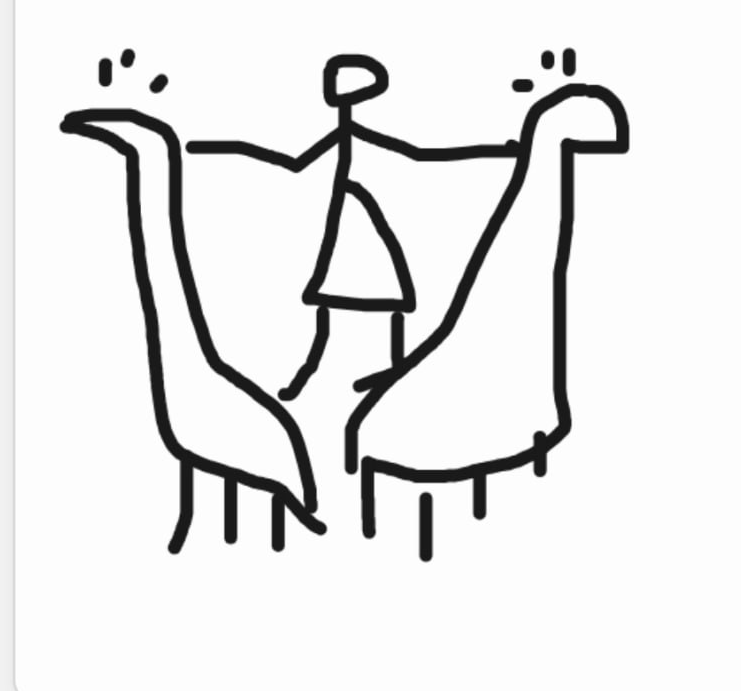
#> input picture hiero_data/abstraction-probe/A39/A39_abstracted.png, 741 x 691 px
$ python -i skeleton_simplify.py   (imports and definitions only)
#> lines starting #> are read from the running program, lines starting #| are printed output that depends on the picture; after the words box and inside, x2 and y2 are one past the last pixel; in counts of white or black regions, pixels touching at a corner belong together
"""
Capped-simplification v2 for clean canonical glyph line-art (utf-pngs).

Canonical Gardiner renderings are thin OUTLINE drawings, so the strokes a person
copies are the CENTERLINES. Pipeline: binarize -> skeletonize -> trace the
skeleton into single open/closed strokes -> Douglas-Peucker simplify each ->
keep the N longest (stroke budget) -> render clean single strokes.

NO handwriting wobble here (baseline only).
"""
import numpy as np, cv2
from PIL import Image, ImageOps
from scipy.ndimage import label
from skimage.morphology import skeletonize

N8 = [(-1, -1), (-1, 0), (-1, 1), (0, -1), (0, 1), (1, -1), (1, 0), (1, 1)]


def to_ink(path, size=512):
    im = Image.open(path).convert("L")
    im = ImageOps.pad(im, (max(im.size),) * 2, color=255)
    g = np.array(im.resize((size, size), Image.LANCZOS))
    return (g < 128).astype(np.uint8), size


def _trace_component(coords):
    """coords: set of (y,x) for one connected skeleton component -> list of paths."""
    cs = set(coords)
    nb = lambda p: [(p[0]+a, p[1]+b) for a, b in N8 if (p[0]+a, p[1]+b) in cs]
    deg = {p: len(nb(p)) for p in cs}
    nodes = [p for p in cs if deg[p] != 2]          # endpoints + junctions

    def walk(prev, cur):
        path = [prev, cur]
        seen = {prev, cur}
        while deg.get(cur, 0) == 2:
            nxt = [q for q in nb(cur) if q != prev]
            if not nxt:
                break
            prev, cur = cur, nxt[0]
            path.append(cur)
            if cur in seen or cur in nodes:          # guard against looping forever
                break
            seen.add(cur)
        return path

    strokes, used = [], set()
    if not nodes:                                    # pure loop (e.g. a ring)
        start = next(iter(cs)); n = nb(start)
        if n:
            strokes.append(walk(start, n[0]))
        return strokes
    for nd in nodes:
        for q in nb(nd):
            if (nd, q) in used:
                continue
            p = walk(nd, q)
            for a, b in zip(p, p[1:]):
                used.add((a, b)); used.add((b, a))
            strokes.append(p)
    return strokes


def prune_spurs(skel, prune_len=14, rounds=4):
    """Remove short side-branches (spurs) that a thick stroke's medial axis grows."""
    sk = skel.copy()
    for _ in range(rounds):
        cs = set(map(tuple, np.argwhere(sk)))
        nb = lambda p: [(p[0]+a, p[1]+b) for a, b in N8 if (p[0]+a, p[1]+b) in cs]
        deg = {p: len(nb(p)) for p in cs}
        remove = set()
        for e in [p for p in cs if deg[p] == 1]:            # each endpoint
            path, prev, cur = [e], None, e
            while True:
                nxt = [q for q in nb(cur) if q != prev]
                if len(nxt) != 1 or deg[cur] >= 3 or len(path) > prune_len:
                    break
                prev, cur = cur, nxt[0]; path.append(cur)
            if len(path) <= prune_len and deg.get(cur, 0) >= 3:
                remove.update(path[:-1])                     # drop spur, keep junction
        if not remove:
            break
        for p in remove:
            sk[p] = 0
    return sk


def strokes_of(ink, size, eps_frac=0.012, min_len_frac=0.03):
    skel = prune_spurs(skeletonize(ink > 0))
    lab, n = label(skel, structure=np.ones((3, 3)))
    out = []
    for c in range(1, n + 1):
        for path in _trace_component(set(map(tuple, np.argwhere(lab == c)))):
            pts = np.array(path)[:, ::-1].astype(np.int32)        # (x,y)
            closed = len(path) > 3 and abs(path[0][0]-path[-1][0]) <= 1 and abs(path[0][1]-path[-1][1]) <= 1
            length = cv2.arcLength(pts.reshape(-1, 1, 2), closed)
            if length < min_len_frac * 4 * size:
                continue
            approx = cv2.approxPolyDP(pts.reshape(-1, 1, 2), eps_frac * length, closed)
            out.append((length, closed, approx))
    out.sort(key=lambda t: -t[0])
    return out


def render(strokes, size, n, thickness=4):
    canvas = np.full((size, size), 255, np.uint8)
    for _, closed, poly in strokes[:n]:
        cv2.polylines(canvas, [poly], closed, 0, thickness, cv2.LINE_AA)
    return canvas


def simplify(path, n=99, size=512, eps_frac=0.012, thickness=4):
    ink, size = to_ink(path, size)
#> in to_ink, im is the input picture: PIL image 741x691 L; min 10, max 255, mean 230.4
#> in to_ink, `im = ImageOps.pad(im, (max(im.size),) * 2, color=255)`:
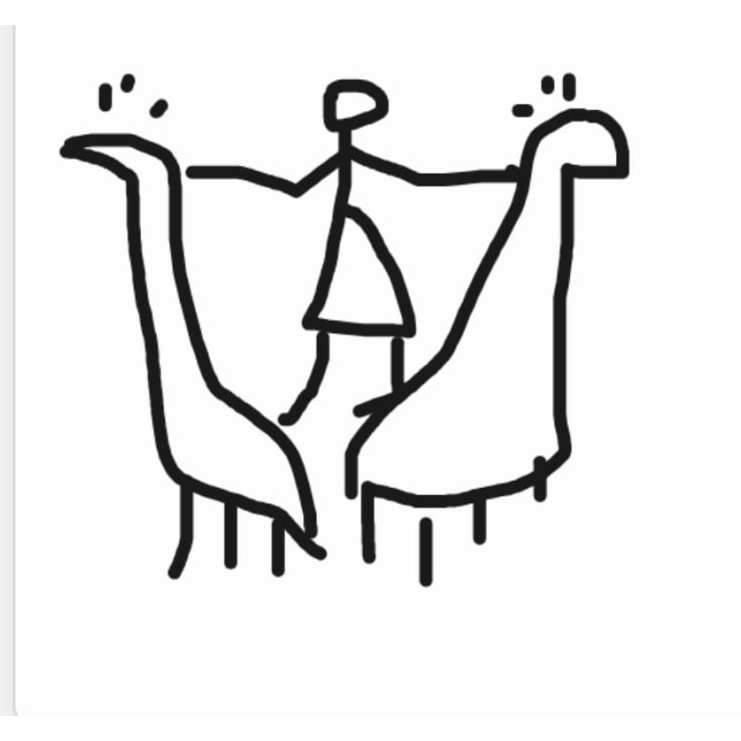
#> im: PIL image 741x741 L; min 10, max 255, mean 232.1
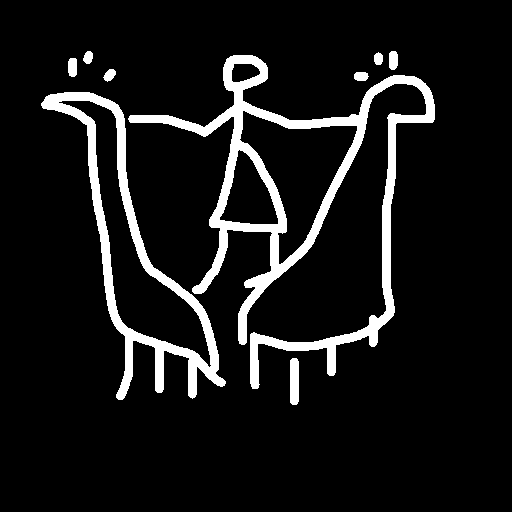
#> ink: shape (512, 512); values 0 (black) and 1 (white), 8.9% white; 9 white regions, largest, box (x1, y1, x2, y2) and area: (128, 55, 435, 389) 14394, (41, 92, 226, 400) 7835, (290, 358, 299, 405) 409
#> size = 512
    return render(strokes_of(ink, size, eps_frac), size, n, thickness)
#> in prune_spurs, `sk = skel.copy()`:
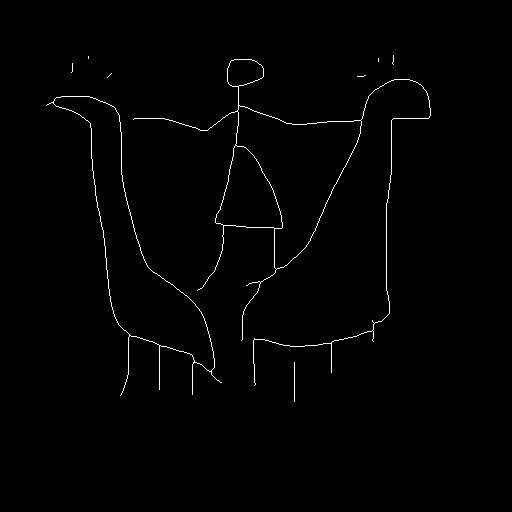
#> sk: shape (512, 512) bool; 0.94% white in thin lines or dots, all inside (x1, y1, x2, y2) = (46, 55, 431, 402)
#> after the loop in prune_spurs, `for _ in range(rounds):`: sk: shape (512, 512) bool; 0.92% white in thin lines or dots, all inside (x1, y1, x2, y2) = (52, 55, 431, 402)
#> in strokes_of, `lab, n = label(skel, structure=np.ones((3, 3)))`: lab: shape (512, 512) int32; 10 distinct labels, from 0 to 9
#> in strokes_of, `lab, n = label(skel, structure=np.ones((3, 3)))`: n = 9
#> in strokes_of, `pts = np.array(path)[:, ::-1].astype(np.int32)`: pts = [[393, 64], [392, 63], [392, 62], [393, 61], [393, 60], [393, 59], [393, 58], [393, 57], [393, 56], [393, 55]]
#> in strokes_of, `closed = len(path) > 3 and abs(path[0][0]-path[-1][0]) <= 1 and abs(pa..`: closed = False
#> in strokes_of, `length = cv2.arcLength(pts.reshape(-1, 1, 2), closed)`: length = 9.83
#> in render, `canvas = np.full((size, size), 255, np.uint8)`: canvas: shape (512, 512); every value is 255
#> the loop in render, `for _, closed, poly in strokes[:n]:` made 13 passes
#> closed on passes 1, 2, 3, 4, 6, 7, 8, 9, 10, 11, 12, 13: False, False, False, False, False, False, True, False, False, False, False, False
#> (closed, poly) on pass 5: (False, [[239, 105], [292, 124], [360, 120]])
#> after the loop in render, `for _, closed, poly in strokes[:n]:`:
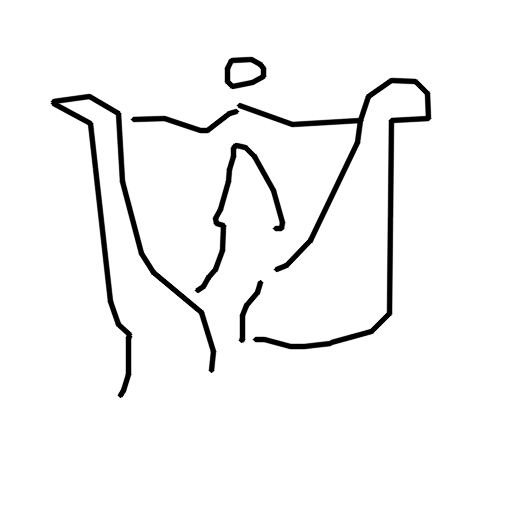
#> canvas: shape (512, 512); min 0, max 255, mean 244.4

>>> result = simplify('../../hiero_data/abstraction-probe/A39/A39_abstracted.png')
